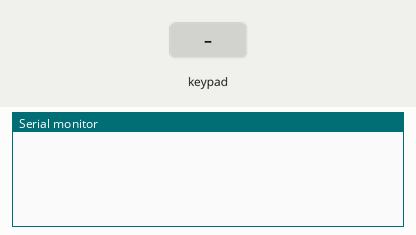
Recording of a sketch running on a simulated Arduino Uno, built with avr-gcc and run on an emulated ATmega328P. Parts: the last lines printed to the serial monitor. The test bench sets the inputs (shaded band).

Above: at 1.2 s.
1.3 s: key '+' pressed
At 2.0 s:
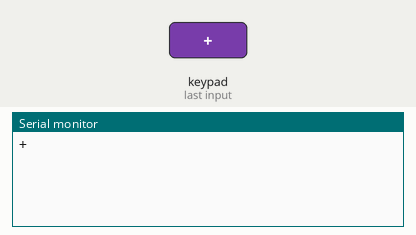
2.8 s: key '%' pressed
At 3.2 s:
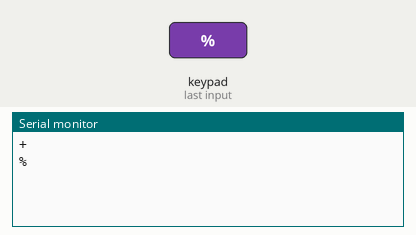
4.3 s: key '$' pressed
At 5.5 s:
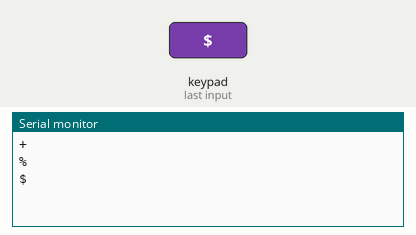
5.8 s: key '@' pressed
At 6.9 s:
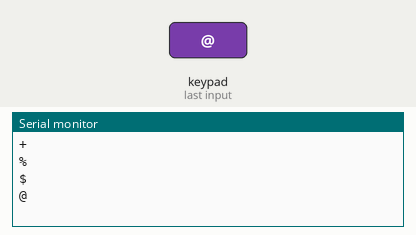
7.3 s: key 'P' pressed
At 7.8 s:
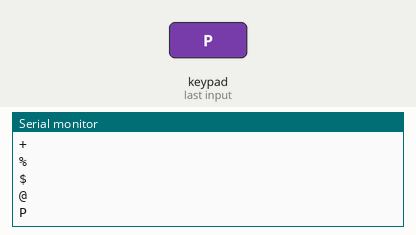
8.8 s: key 'C' pressed
At 10.2 s:
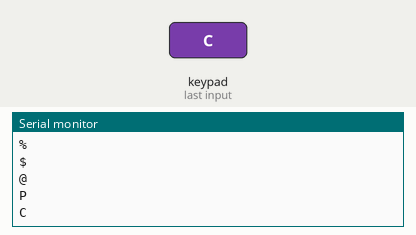

The sketch:

keypad.ino
```cpp
#include <Keypad.h>

const byte ROWS = 5;
const byte COLS = 4;

const char hexaKeys[ROWS][COLS] = {
  {'+', '%', '$', '@'},
  {'P', '9', '8', '7'},
  {'C', '6', '5', '4'},
  {'M', '3', '2', '1'},
  {'E', 'F', 'S', '0'}
};

// Digital pins for Rows and Cols
byte rowPins[ROWS] = {6, 5, 4, 3, 2};
byte colPins[COLS] = {10, 9, 8, 7};

// Creates keypad object
Keypad customKeypad = Keypad(makeKeymap(hexaKeys), rowPins, colPins, ROWS, COLS);

unsigned long debounceDelay = 50;
unsigned long lastDebounceTime = 0;

char lastKeyPressed = NO_KEY;
const unsigned long keyHoldThreshold = 1000;


void setup() {
  Serial.begin(9600);
}

void loop() {
  char customKey = customKeypad.getKey();
  unsigned long currentTime = millis();
  if (customKey != NO_KEY){
     if (customKey != lastKeyPressed || (currentTime - lastDebounceTime > debounceDelay)){
        lastDebounceTime = currentTime;
        lastKeyPressed = customKey;
        Serial.println(customKey);
    }
  }
  else{
    lastKeyPressed = NO_KEY;
    }

}
```

Measured:
- after the input at 1.3 s, the serial monitor: prints a new line at once (image 1)
- after the input at 2.8 s, the serial monitor: prints a new line at once (image 2)
- after the input at 4.3 s, the serial monitor: prints a new line at once (image 3)
- after the input at 5.8 s, the serial monitor: prints a new line at once (image 4)
- after the input at 7.3 s, the serial monitor: prints a new line at once (image 5)
- after the input at 8.8 s, the serial monitor: prints a new line at once (image 6)
